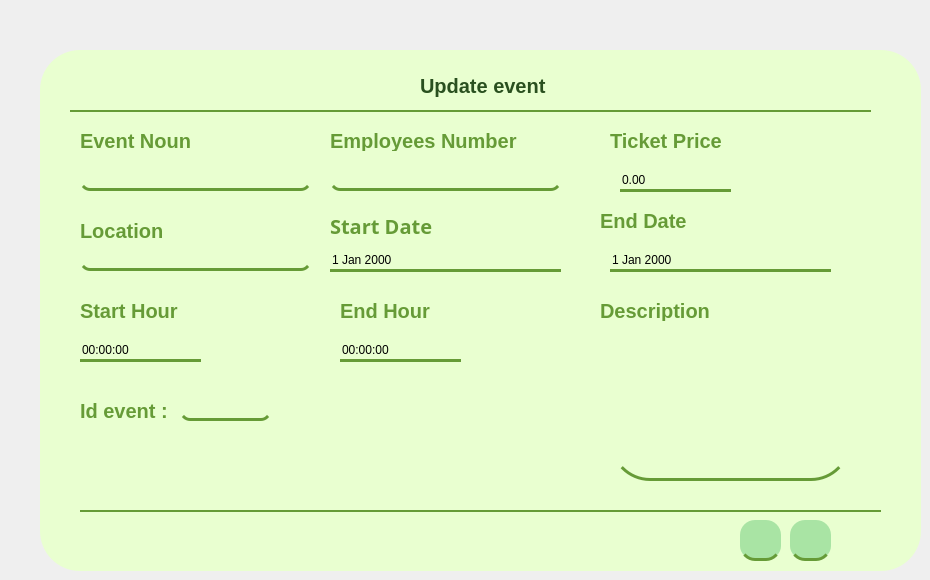
        <widget class="QWidget" name="page_21">
         <widget class="QWidget" name="widget_17" native="true">
          <property name="geometry">
           <rect>
            <x>40</x>
            <y>50</y>
            <width>881</width>
            <height>521</height>
           </rect>
          </property>
          <property name="styleSheet">
           <string notr="true">QWidget
{background-color:#E9FFD0;
border-radius: 40px;}</string>
          </property>
          <widget class="QLabel" name="id_126">
           <property name="geometry">
            <rect>
             <x>290</x>
             <y>150</y>
             <width>171</width>
             <height>51</height>
            </rect>
           </property>
           <property name="font">
            <font>
             <family>Athiti</family>
             <pointsize>-1</pointsize>
             <weight>87</weight>
             <italic>false</italic>
             <bold>true</bold>
            </font>
           </property>
           <property name="styleSheet">
            <string notr="true">color: rgb(102, 155, 55);
font-family: 'Athiti';
font-style: normal;
font-weight: 700;
font-size: 20px;
background-color: none;</string>
           </property>
           <property name="text">
            <string>Start Date</string>
           </property>
          </widget>
          <widget class="QLineEdit" name="locationup">
           <property name="geometry">
            <rect>
             <x>40</x>
             <y>190</y>
             <width>231</width>
             <height>31</height>
            </rect>
           </property>
           <property name="styleSheet">
            <string notr="true">
  border-bottom-color: rgb(170, 0, 0);
border:none;
background-color: rgba(247, 188, 85, 0);
border-bottom:3px solid #669B37;
  border-radius: 10px;
</string>
           </property>
          </widget>
          <widget class="QLineEdit" name="nbempup">
           <property name="geometry">
            <rect>
             <x>290</x>
             <y>110</y>
             <width>231</width>
             <height>31</height>
            </rect>
           </property>
           <property name="styleSheet">
            <string notr="true">
  border-bottom-color: rgb(170, 0, 0);
border:none;
background-color: rgba(247, 188, 85, 0);
border-bottom:3px solid #669B37;
  border-radius: 10px;
</string>
           </property>
          </widget>
          <widget class="QLineEdit" name="eventnounup">
           <property name="geometry">
            <rect>
             <x>40</x>
             <y>110</y>
             <width>231</width>
             <height>31</height>
            </rect>
           </property>
           <property name="styleSheet">
            <string notr="true">
  border-bottom-color: rgb(170, 0, 0);
border:none;
background-color: rgba(247, 188, 85, 0);
border-bottom:3px solid #669B37;
  border-radius: 10px;
</string>
           </property>
          </widget>
          <widget class="QLabel" name="label_179">
           <property name="geometry">
            <rect>
             <x>40</x>
             <y>170</y>
             <width>101</width>
             <height>21</height>
            </rect>
           </property>
           <property name="styleSheet">
            <string notr="true">color: rgb(102, 155, 55);
font-family: 'Athiti';
font-style: normal;
font-weight: 700;
font-size: 20px;
background-color: none;</string>
           </property>
           <property name="text">
            <string>Location</string>
           </property>
          </widget>
          <widget class="QLabel" name="label_180">
           <property name="geometry">
            <rect>
             <x>40</x>
             <y>250</y>
             <width>111</width>
             <height>21</height>
            </rect>
           </property>
           <property name="styleSheet">
            <string notr="true">color: rgb(102, 155, 55);
font-family: 'Athiti';
font-style: normal;
font-weight: 700;
font-size: 20px;
background-color: none;</string>
           </property>
           <property name="text">
            <string>Start Hour</string>
           </property>
          </widget>
          <widget class="QLabel" name="label_181">
           <property name="geometry">
            <rect>
             <x>40</x>
             <y>80</y>
             <width>151</width>
             <height>21</height>
            </rect>
           </property>
           <property name="styleSheet">
            <string notr="true">color: rgb(102, 155, 55);
font-family: 'Athiti';
font-style: normal;
font-weight: 700;
font-size: 20px;
background-color: none;</string>
           </property>
           <property name="text">
            <string>Event Noun</string>
           </property>
          </widget>
          <widget class="QLabel" name="label_182">
           <property name="geometry">
            <rect>
             <x>300</x>
             <y>250</y>
             <width>101</width>
             <height>21</height>
            </rect>
           </property>
           <property name="styleSheet">
            <string notr="true">color: rgb(102, 155, 55);
font-family: 'Athiti';
font-style: normal;
font-weight: 700;
font-size: 20px;
background-color: none;</string>
           </property>
           <property name="text">
            <string>End Hour</string>
           </property>
          </widget>
          <widget class="QLabel" name="label_183">
           <property name="geometry">
            <rect>
             <x>560</x>
             <y>160</y>
             <width>101</width>
             <height>21</height>
            </rect>
           </property>
           <property name="styleSheet">
            <string notr="true">color: rgb(102, 155, 55);
font-family: 'Athiti';
font-style: normal;
font-weight: 700;
font-size: 20px;
background-color: none;</string>
           </property>
           <property name="text">
            <string>End Date</string>
           </property>
          </widget>
          <widget class="QLabel" name="label_184">
           <property name="geometry">
            <rect>
             <x>380</x>
             <y>20</y>
             <width>191</width>
             <height>31</height>
            </rect>
           </property>
           <property name="styleSheet">
            <string notr="true">color: #2A501F;
font-family: 'Athiti';
font-style: normal;
font-weight: 700;
font-size: 20px;
background-color: none;</string>
           </property>
           <property name="text">
            <string>Update event</string>
           </property>
          </widget>
          <widget class="QLabel" name="label_product_23">
           <property name="geometry">
            <rect>
             <x>340</x>
             <y>20</y>
             <width>31</width>
             <height>31</height>
            </rect>
           </property>
           <property name="font">
            <font>
             <family>Athiti</family>
             <weight>75</weight>
             <italic>false</italic>
             <bold>true</bold>
            </font>
           </property>
           <property name="layoutDirection">
            <enum>Qt::LeftToRight</enum>
           </property>
           <property name="styleSheet">
            <string notr="true">#label {

font-family: 'Athiti';
font-style: normal;
font-weight: 700;
font-size: 20px;
line-height: 32px;
/* identical to box height */
text-align: center;

color: #2A501F;}</string>
           </property>
           <property name="text">
            <string/>
           </property>
           <property name="pixmap">
            <pixmap resource="resources.qrc">:/images/images/modifier.png</pixmap>
           </property>
           <property name="scaledContents">
            <bool>true</bool>
           </property>
          </widget>
          <widget class="Line" name="line_34">
           <property name="geometry">
            <rect>
             <x>30</x>
             <y>60</y>
             <width>801</width>
             <height>2</height>
            </rect>
           </property>
           <property name="styleSheet">
            <string notr="true">background-color:#669B37;
border-width: 1px;
border: 2px solid #669B37;
</string>
           </property>
           <property name="orientation">
            <enum>Qt::Horizontal</enum>
           </property>
          </widget>
          <widget class="Line" name="line_46">
           <property name="geometry">
            <rect>
             <x>40</x>
             <y>460</y>
             <width>801</width>
             <height>2</height>
            </rect>
           </property>
           <property name="styleSheet">
            <string notr="true">background-color:#669B37;
border-width: 1px;
border: 2px solid #669B37;
</string>
           </property>
           <property name="orientation">
            <enum>Qt::Horizontal</enum>
           </property>
          </widget>
          <widget class="QPushButton" name="saveup">
           <property name="geometry">
            <rect>
             <x>750</x>
             <y>470</y>
             <width>41</width>
             <height>41</height>
            </rect>
           </property>
           <property name="styleSheet">
            <string notr="true">QPushButton{/* Rectangle 9 */

position: absolute;
width: 1200px;
height: 649px;

background: #A9E4A4;
border: none;

/* Events */

position: absolute;
width: 63px;
height: 32px;

font-family: 'Athiti';
font-style: normal;
font-weight: 700;
font-size: 20px;
line-height: 32px;
/* identical to box height */
text-align: center;

color: #2A501F;
border-radius:15px;
border-bottom:3px solid #669B37;
}

QPushButton:hover{
position: absolute;
width: 185px;
height: 56px;

background: #8BD086;
box-shadow: 0px 4px 4px rgba(0, 0, 0, 0.25);
}</string>
           </property>
           <property name="text">
            <string/>
           </property>
           <property name="icon">
            <iconset resource="resources.qrc">
             <normaloff>:/images/images/save.png</normaloff>:/images/images/save.png</iconset>
           </property>
           <property name="iconSize">
            <size>
             <width>20</width>
             <height>20</height>
            </size>
           </property>
          </widget>
          <widget class="QPushButton" name="ajouterArt_19">
           <property name="geometry">
            <rect>
             <x>700</x>
             <y>470</y>
             <width>41</width>
             <height>41</height>
            </rect>
           </property>
           <property name="styleSheet">
            <string notr="true">QPushButton{/* Rectangle 9 */

position: absolute;
width: 1200px;
height: 649px;

background: #A9E4A4;
border: none;

/* Events */

position: absolute;
width: 63px;
height: 32px;

font-family: 'Athiti';
font-style: normal;
font-weight: 700;
font-size: 20px;
line-height: 32px;
/* identical to box height */
text-align: center;

color: #2A501F;
border-radius:15px;
border-bottom:3px solid #669B37;
}

QPushButton:hover{
position: absolute;
width: 185px;
height: 56px;

background: #8BD086;
box-shadow: 0px 4px 4px rgba(0, 0, 0, 0.25);
}</string>
           </property>
           <property name="text">
            <string/>
           </property>
           <property name="icon">
            <iconset resource="resources.qrc">
             <normaloff>:/images/images/list.png</normaloff>:/images/images/list.png</iconset>
           </property>
           <property name="iconSize">
            <size>
             <width>20</width>
             <height>20</height>
            </size>
           </property>
          </widget>
          <widget class="QTextEdit" name="descriptionup">
           <property name="geometry">
            <rect>
             <x>570</x>
             <y>300</y>
             <width>241</width>
             <height>131</height>
            </rect>
           </property>
           <property name="styleSheet">
            <string notr="true">
border:none;
background-color: rgba(247, 188, 85, 0);
border-bottom:3px solid #669B37;
</string>
           </property>
          </widget>
          <widget class="QDateEdit" name="edup">
           <property name="geometry">
            <rect>
             <x>570</x>
             <y>200</y>
             <width>221</width>
             <height>22</height>
            </rect>
           </property>
           <property name="styleSheet">
            <string notr="true">QDateEdit
{
border:none;
background-color: rgba(247, 188, 85, 0);
border-bottom:3px solid #669B37;
}</string>
           </property>
          </widget>
          <widget class="QDateEdit" name="sdup">
           <property name="geometry">
            <rect>
             <x>290</x>
             <y>200</y>
             <width>231</width>
             <height>22</height>
            </rect>
           </property>
           <property name="styleSheet">
            <string notr="true">QDateEdit
{
border:none;
background-color: rgba(247, 188, 85, 0);
border-bottom:3px solid #669B37;
}</string>
           </property>
          </widget>
          <widget class="QLabel" name="label_185">
           <property name="geometry">
            <rect>
             <x>290</x>
             <y>80</y>
             <width>211</width>
             <height>21</height>
            </rect>
           </property>
           <property name="styleSheet">
            <string notr="true">color: rgb(102, 155, 55);
font-family: 'Athiti';
font-style: normal;
font-weight: 700;
font-size: 20px;
background-color: none;</string>
           </property>
           <property name="text">
            <string>Employees Number</string>
           </property>
          </widget>
          <widget class="QDoubleSpinBox" name="priceup">
           <property name="geometry">
            <rect>
             <x>580</x>
             <y>120</y>
             <width>111</width>
             <height>22</height>
            </rect>
           </property>
           <property name="styleSheet">
            <string notr="true">
border:none;
background-color: rgba(247, 188, 85, 0);
border-bottom:3px solid #669B37;
</string>
           </property>
          </widget>
          <widget class="QLabel" name="label_186">
           <property name="geometry">
            <rect>
             <x>570</x>
             <y>80</y>
             <width>131</width>
             <height>21</height>
            </rect>
           </property>
           <property name="styleSheet">
            <string notr="true">color: rgb(102, 155, 55);
font-family: 'Athiti';
font-style: normal;
font-weight: 700;
font-size: 20px;
background-color: none;</string>
           </property>
           <property name="text">
            <string>Ticket Price</string>
           </property>
          </widget>
          <widget class="QLabel" name="label_187">
           <property name="geometry">
            <rect>
             <x>560</x>
             <y>250</y>
             <width>131</width>
             <height>21</height>
            </rect>
           </property>
           <property name="styleSheet">
            <string notr="true">color: rgb(102, 155, 55);
font-family: 'Athiti';
font-style: normal;
font-weight: 700;
font-size: 20px;
background-color: none;</string>
           </property>
           <property name="text">
            <string>Description</string>
           </property>
          </widget>
          <widget class="QTimeEdit" name="shup">
           <property name="geometry">
            <rect>
             <x>40</x>
             <y>290</y>
             <width>121</width>
             <height>22</height>
            </rect>
           </property>
           <property name="styleSheet">
            <string notr="true">QTimeEdit
{
border:none;
background-color: rgba(247, 188, 85, 0);
border-bottom:3px solid #669B37;
}</string>
           </property>
          </widget>
          <widget class="QTimeEdit" name="ehup">
           <property name="geometry">
            <rect>
             <x>300</x>
             <y>290</y>
             <width>121</width>
             <height>22</height>
            </rect>
           </property>
           <property name="styleSheet">
            <string notr="true">QTimeEdit
{
border:none;
background-color: rgba(247, 188, 85, 0);
border-bottom:3px solid #669B37;
}</string>
           </property>
          </widget>
          <widget class="QLabel" name="label_216">
           <property name="geometry">
            <rect>
             <x>40</x>
             <y>350</y>
             <width>111</width>
             <height>21</height>
            </rect>
           </property>
           <property name="styleSheet">
            <string notr="true">color: rgb(102, 155, 55);
font-family: 'Athiti';
font-style: normal;
font-weight: 700;
font-size: 20px;
background-color: none;</string>
           </property>
           <property name="text">
            <string>Id event :</string>
           </property>
          </widget>
          <widget class="QLineEdit" name="idup">
           <property name="geometry">
            <rect>
             <x>140</x>
             <y>340</y>
             <width>91</width>
             <height>31</height>
            </rect>
           </property>
           <property name="styleSheet">
            <string notr="true">
  border-bottom-color: rgb(170, 0, 0);
border:none;
background-color: rgba(247, 188, 85, 0);
border-bottom:3px solid #669B37;
  border-radius: 10px;
</string>
           </property>
          </widget>
          <zorder>idup</zorder>
          <zorder>id_126</zorder>
          <zorder>locationup</zorder>
          <zorder>nbempup</zorder>
          <zorder>eventnounup</zorder>
          <zorder>label_179</zorder>
          <zorder>label_180</zorder>
          <zorder>label_181</zorder>
          <zorder>label_182</zorder>
          <zorder>label_183</zorder>
          <zorder>label_184</zorder>
          <zorder>label_product_23</zorder>
          <zorder>line_34</zorder>
          <zorder>line_46</zorder>
          <zorder>saveup</zorder>
          <zorder>ajouterArt_19</zorder>
          <zorder>descriptionup</zorder>
          <zorder>edup</zorder>
          <zorder>sdup</zorder>
          <zorder>label_185</zorder>
          <zorder>priceup</zorder>
          <zorder>label_186</zorder>
          <zorder>label_187</zorder>
          <zorder>shup</zorder>
          <zorder>ehup</zorder>
          <zorder>label_216</zorder>
         </widget>
        </widget>
